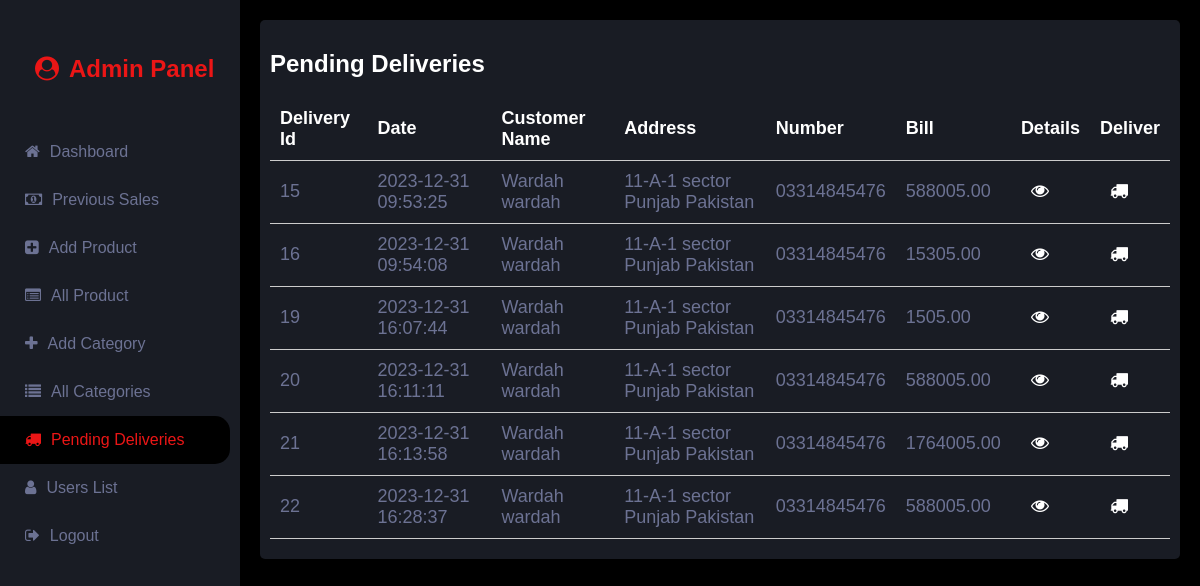
Page /Ecommerce_LoveItBuyIt_Webapge_CODE/admin/deliveries.php (signed in) on the committed database.
### tables this page shows
CREATE TABLE IF NOT EXISTS `order_cust` (
  `order_id` int NOT NULL AUTO_INCREMENT,
  `cust_id` int DEFAULT NULL,
  `date_time` datetime DEFAULT NULL,
  `no_of_products` int DEFAULT NULL,
  `completed` tinyint(1) DEFAULT NULL,
  `price_total` decimal(10,2) DEFAULT NULL,
  PRIMARY KEY (`order_id`),
  KEY `cust_id` (`cust_id`)
);

CREATE TABLE IF NOT EXISTS `customer` (
  `cust_id` int NOT NULL AUTO_INCREMENT,
  `PASSWORD` varchar(255) NOT NULL,
  `first_name` varchar(50) NOT NULL,
  `last_name` varchar(50) NOT NULL,
  `email` varchar(100) NOT NULL,
  `NUMBER` varchar(20) NOT NULL,
  `country` varchar(50) NOT NULL,
  `province` varchar(50) NOT NULL,
  `address` varchar(255) NOT NULL,
  `profile_picture` blob,
  PRIMARY KEY (`cust_id`),
  UNIQUE KEY `email` (`email`)
);

### Ecommerce_LoveItBuyIt_Webapge_CODE/admin/deliveries.php (the view, shortened to what this page needs)
<?php
  include("includeDB.php");
?>
<!DOCTYPE html>
<html lang="en">
<head>
    <link rel="stylesheet" href="styles.css" />
    <link rel="stylesheet" href="https://cdnjs.cloudflare.com/ajax/libs/font-awesome/4.7.0/css/font-awesome.min.css">
</head>
<body>
    <div class="sidebar">
        <div class="logo"><h2><i class="fa fa-user-circle"></i>Admin Panel</h2></div>
        <div class="nav">
            <a href="dashboard.php"><i class="fa fa-home back"></i>Dashboard</a></li>
            <a href="sales.php"><i class="fa fa-money back"></i>Previous Sales</a></li>
            <a href="addproduct.php"><i class="fa fa-plus-square"></i>Add Product</a></li>
            <a href="allproducts.php"><i class="fa fa-list-alt"></i>All Product</a></li>
            <a href="addcat.php"><i class="fa fa-plus"></i>Add Category</a></li>
            <a href="allcats.php"><i class="fa fa-list"></i>All Categories</a></li>
            <a href="deliveries.php"  class="active"><i class="fa fa-truck"></i>Pending Deliveries</a></li>
            <a href="users.php"><i class="fa fa-user"></i>Users List</a></li>
            <a href="logout.php"><i class="fa fa-sign-out"></i>Logout</a></li>
        </div>
    </div>
    <div class="content">
        <div class="card outercard">
            <h2 style="color: white;">Pending Deliveries</h3>
            <table>
                <thead>
                  <tr>
                    <th>Delivery Id</th>
                    <th>Date</th>
                    <th>Customer Name</th>
                    <th>Address</th>
                    <th>Number</th>
                    <th>Bill</th>
                    <th>Details</th>
                    <th>Deliver</th>
                  </tr>
                </thead>
                <tbody>
                <?php
                      $sql_check = "SELECT * FROM order_cust where completed = 0 ORDER BY order_id";
                      $result = $conn->query($sql_check);
                      while ($row = mysqli_fetch_array($result)) {
                        $customer_id = $row['cust_id'];
                        $sql_check = "SELECT CONCAT(first_name, ' ', last_name) AS full_name, CONCAT(address, ' ', province, ' ', country) AS full_address, NUMBER FROM customer WHERE cust_id = $customer_id";
                        $check = $conn->query($sql_check);
                        $n = mysqli_fetch_array($check)?>
                      <tr>
                        <td><?php echo $row['order_id'] ?></td>
                        <td><?php echo $row['date_time'] ?></td>
                        <td><?php echo $n['full_name'] ?></td>
                        <td><?php echo $n['full_address'] ?></td>
                        <td><?php echo $n['NUMBER'] ?></td>
                        <td><?php echo $row['price_total'] ?></td>
                        <td><a href="order.php?order=<?php echo $row['order_id']; ?>"><i class="fa fa-eye" style="color:white;"></i></a></td>
                        <td><a href="deliver.php?order=<?php echo $row['order_id']; ?>" target="_blank"><i class="fa fa-truck" style="color:white;"></i></a></td>
                      </tr>
                      <?php } ?>
                </tbody>
              </table>
        </div>
    </div>
</body>
</html>

### Ecommerce_LoveItBuyIt_Webapge_CODE/admin/styles.css (style rules this page uses)
:root { --primary: #EB1616; --secondary: #191C24; --light: #6C7293; --dark: #000000; --safe: rgb(17, 144, 17); }
* { box-sizing: border-box; }
body { margin: 0; padding: 0; font-family: Arial, Helvetica, sans-serif; background-color: var(--dark); overflow-x: hidden; }
.sidebar { position: fixed; display: flex; flex-direction: column; left: 0; top: 0; height: 100vh; max-width: 250px; width: 20%; background-color: var(--secondary); overflow-x: hidden; padding-top: 20px; }
.sidebar .logo { padding: 15px 20px; justify-content: space-between; }
.sidebar .logo h2 { margin-left: 5px; color: var(--primary); text-decoration: none; }
i { margin: 0 10px; }
.sidebar .nav { display: flex; flex-direction: column; margin: 10px 10px 10px 0; text-decoration: none; }
.sidebar .nav a { padding: 15px; text-decoration: none; color: var(--light); }
.sidebar .nav .active { background-color: var(--dark); border: 5px solid --primary; border-radius: 0 15px 15px 0; color: var(--primary); }
.content { margin-left: 20%; width: 80%; }
table { width: 100%; border-collapse: collapse; margin: 10px auto; }
th { color: white; font-weight: bold; }
td, th { padding: 10px; border-bottom: 1px solid #ccc; text-align: left; font-size: 18px; }
.card { opacity: 0; animation: slide-in 0.5s forwards; animation-delay: 0.4s; background-color: var(--secondary); padding: 10px; border-radius: 5px; color: var(--light); }
.outercard { margin: 20px; }
.card:nth-child(1) { animation-delay: 0.4s; }

### rows in the picture
order_cust: order_id "15", date_time "2023-12-31 09:53:25", full_name "Wardah wardah", full_address "11-A-1 sector Punjab Pakistan", cust.NUMBER "03314845476", price_total "588005.00"
order_cust: order_id "16", date_time "2023-12-31 09:54:08", full_name "Wardah wardah", full_address "11-A-1 sector Punjab Pakistan", cust.NUMBER "03314845476", price_total "15305.00"
order_cust: order_id "19", date_time "2023-12-31 16:07:44", full_name "Wardah wardah", full_address "11-A-1 sector Punjab Pakistan", cust.NUMBER "03314845476", price_total "1505.00"
order_cust: order_id "20", date_time "2023-12-31 16:11:11", full_name "Wardah wardah", full_address "11-A-1 sector Punjab Pakistan", cust.NUMBER "03314845476", price_total "588005.00"
order_cust: order_id "21", date_time "2023-12-31 16:13:58", full_name "Wardah wardah", full_address "11-A-1 sector Punjab Pakistan", cust.NUMBER "03314845476", price_total "1764005.00"
order_cust: order_id "22", date_time "2023-12-31 16:28:37", full_name "Wardah wardah", full_address "11-A-1 sector Punjab Pakistan", cust.NUMBER "03314845476", price_total "588005.00"
